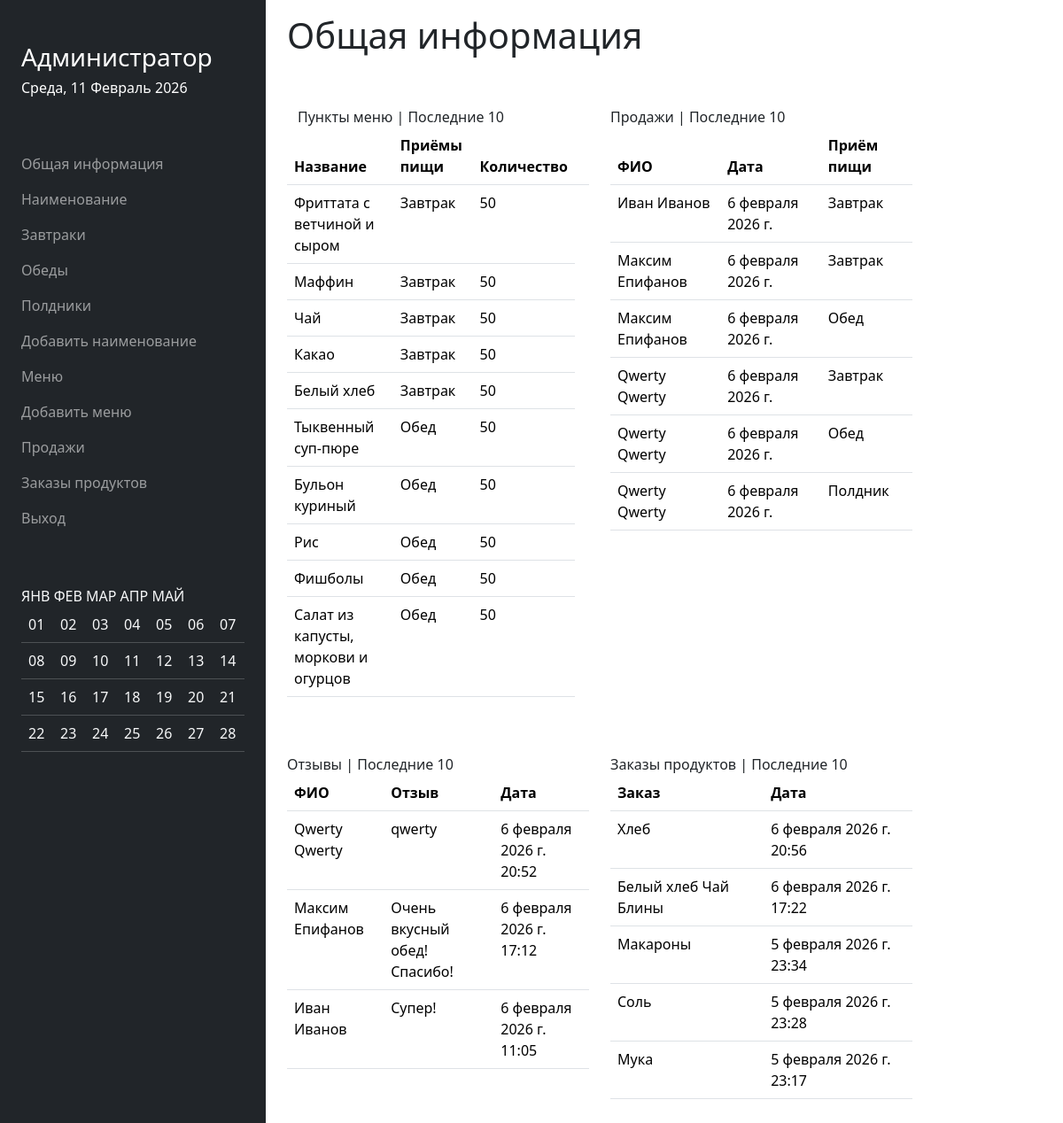
Screenshot of /moderator/ (signed in) with the database file from the repository.
### menu/models.py (models this page shows, shortened)
class Menu(models.Model):
    date = models.DateField()
    count = models.IntegerField()
    dish_id = models.ForeignKey(Dish, on_delete=models.CASCADE)
    meals = models.CharField(
        max_length=20,
        choices=MEAL_CHOICES,
        default='breakfast'
    )

class Dish(models.Model):
    name = models.CharField(max_length=255)
    type = models.IntegerField(
        choices=DISH_TYPE,
        default=0
    )
    meals = models.CharField(
        max_length=20,
        choices=MEAL_CHOICES,
        default='breakfast'
    )
    ingredients = models.CharField(max_length=255)
    picture = models.ImageField(default='/static/img/default.png', upload_to='static/img/')
    def __str__(self):
        return f"{self.name}"

class Order(models.Model):
    user_id = models.ForeignKey(User, on_delete=models.CASCADE)
    date = models.DateField(auto_now=True)
    meal_type = models.CharField(default=False, choices=MEAL_CHOICES)

class Review(models.Model):
    user_id = models.ForeignKey(User, on_delete=models.CASCADE)
    text = models.CharField(max_length=255)
    date = models.DateTimeField(auto_now=True)

class ChefOrder(models.Model):
    text = models.CharField(max_length=255)
    datetime = models.DateTimeField(auto_now=True)
    confirmation = models.BooleanField(default=False)

### moderator/views.py (the view)
# urls.py: path('', views.index),
@login_required(login_url='/login/')
def index(request):
    if request.user.profile.role == 'moderator':
        data["title"] = links['home'].get('name')
        data['menu'] = Menu.objects.select_related('dish_id').filter(date=today.strftime("%Y-%m-%d")).order_by('-date')[:10]
        data['orders'] = Order.objects.all().order_by('-date')[:10]
        data['reviews'] = Review.objects.all().order_by('-date')[:10]
        data['chef_orders'] = ChefOrder.objects.all().order_by('-datetime')[:10]
        return render(request, 'moderator_main.html', data)
    else:
        return redirect('/logout/')

### moderator/templates/moderator_main.html
{% extends 'moderator.html' %}
{% block content %}
<div class="row pt-5">
    <div class="col-sm-5">
        <div class="container">
            Пункты меню | Последние 10
        </div>
        <table class="table">
        <thead>
          <tr>
            <th>Название</th>
            <th>Приёмы пищи</th>
            <th>Количество</th>
              <th></th>
          </tr>
        </thead>
            {% for m in menu %}
        <tr>
            <td>{{ m.dish_id }}</td>
            <td>
                {% if m.meals == 'breakfast' %}
                    {{ meal_choice.breakfast }}
                {% elif m.meals == 'dinner' %}
                    {{ meal_choice.dinner }}
                {% elif m.meals == 'snack' %}
                    {{ meal_choice.snack }}
                {% elif m.meals == 'all' %}
                    {{ meal_choice.all }}
                {% endif %}
            </td>
            <td>{{ m.count }}</td>
        </tr>
    {% endfor %}
        </table>
    </div>
<div class="col-sm-5">
        <div>
            Продажи | Последние 10
        </div>
<table class="table">
        <thead>
          <tr>
            <th>ФИО</th>
            <th>Дата</th>
            <th>Приём пищи</th>
          </tr>
        </thead>
    {% for o in orders %}
        <tr>
            <td>{{ o.user_id.first_name }} {{ o.user_id.last_name }}</td>
            <td>{{ o.date }}</td>
            <td>
                {% if o.meal_type == 'breakfast' %}
                    Завтрак
                {% elif o.meal_type == 'dinner' %}
                    Обед
                {% elif o.meal_type == 'snack' %}
                    Полдник
                {% endif %}
            </td>
        </tr>
    {% endfor %}
    </table>
    </div>
</div>
<div class="row pt-5">
    <div class="col-sm-5">
        <div>
            Отзывы | Последние 10
        </div>
        <table class="table">
        <thead>
          <tr>
            <th>ФИО</th>
            <th>Отзыв</th>
              <th>Дата</th>
          </tr>
        </thead>
    {% for r in reviews %}
        <tr>
            <td>{{ r.user_id.first_name }} {{ r.user_id.last_name }}</td>
            <td>
                {{ r.text }}
            </td>
            <td>{{ r.date }}</td>
        </tr>
    {% endfor %}
    </table>
    </div>
    <div class="col-sm-5">
        <div>
            Заказы продуктов | Последние 10
        </div>
        <table class="table">
        <thead>
          <tr>
            <th>Заказ</th>
              <th>Дата</th>
          </tr>
        </thead>
    {% for c in chef_orders %}
        <tr>
            <td>
                {{ c.text }}
            </td>
            <td>{{ c.datetime }}</td>
        </tr>
    {% endfor %}
    </table>
    </div>
</div>
{% endblock %}

### rows the page displays
Menu: dish_id "Фриттата с ветчиной и сыром", breakfast "Завтрак", count "50"
Menu: dish_id "Маффин", breakfast "Завтрак", count "50"
Menu: dish_id "Чай", breakfast "Завтрак", count "50"
Menu: dish_id "Какао", breakfast "Завтрак", count "50"
Menu: dish_id "Белый хлеб", breakfast "Завтрак", count "50"
Menu: dish_id "Тыквенный суп-пюре", dinner "Обед", count "50"
Menu: dish_id "Бульон куриный", dinner "Обед", count "50"
Menu: dish_id "Рис", dinner "Обед", count "50"
Menu: dish_id "Фишболы", dinner "Обед", count "50"
Menu: dish_id "Салат из капусты, моркови и огурцов", dinner "Обед", count "50"
Order: user_id.first_name "Иван", user_id.last_name "Иванов", date "6 февраля 2026 г.", meal_type "Завтрак"
Order: user_id.first_name "Максим", user_id.last_name "Епифанов", date "6 февраля 2026 г.", meal_type "Завтрак"
Order: user_id.first_name "Максим", user_id.last_name "Епифанов", date "6 февраля 2026 г.", meal_type "Обед"
Order: user_id.first_name "Qwerty", user_id.last_name "Qwerty", date "6 февраля 2026 г.", meal_type "Завтрак"
Order: user_id.first_name "Qwerty", user_id.last_name "Qwerty", date "6 февраля 2026 г.", meal_type "Обед"
Order: user_id.first_name "Qwerty", user_id.last_name "Qwerty", date "6 февраля 2026 г.", meal_type "Полдник"
Review: user_id.first_name "Qwerty", user_id.last_name "Qwerty", text "qwerty", date "6 февраля 2026 г. 20:52"
Review: user_id.first_name "Максим", user_id.last_name "Епифанов", text "Очень вкусный обед! Спасибо!", date "6 февраля 2026 г. 17:12"
Review: user_id.first_name "Иван", user_id.last_name "Иванов", text "Супер!", date "6 февраля 2026 г. 11:05"
ChefOrder: text "Хлеб", datetime "6 февраля 2026 г. 20:56"
ChefOrder: text "Белый хлеб Чай Блины", datetime "6 февраля 2026 г. 17:22"
ChefOrder: text "Макароны", datetime "5 февраля 2026 г. 23:34"
ChefOrder: text "Соль", datetime "5 февраля 2026 г. 23:28"
ChefOrder: text "Мука", datetime "5 февраля 2026 г. 23:17"

### other values shown
{{ welcome }} "Администратор"
{{ current_date|date:"l, j F Y" }} "Среда, 11 Февраль 2026"
{{ value.name }} "Общая информация" "Наименование" "Завтраки" "Обеды" "Полдники" "Добавить наименование" "Меню" "Добавить меню" "Продажи" "Заказы продуктов" "Выход"
{{ calendar | safe }} "ЯНВ ФЕВ МАР АПР МАЙ 01 02 03 04 05 06 07 08 09 10 11 12 13 14 15 16 17 18 19 20 21 22 23 24 25 26 27 28"
{{ title }} "Общая информация"
